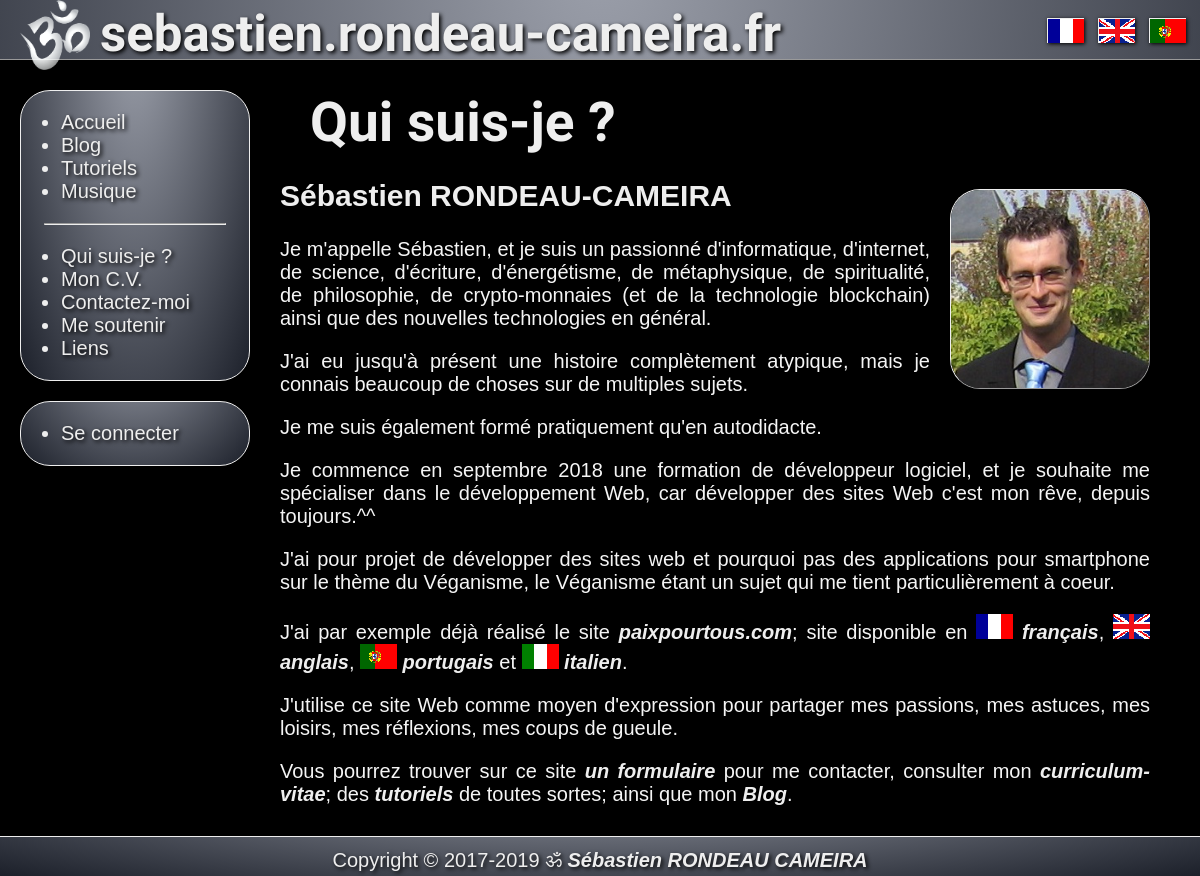
Page /?page=about on the committed database.
### tables this page shows
CREATE TABLE IF NOT EXISTS `pages_fr` (
`page_id` int(11) NOT NULL,
  `page_slug` varchar(11) NOT NULL,
  `page_title` varchar(50) NOT NULL,
  `page_content` longtext NOT NULL
);

### public_html/index.php (called while the page is built, shortened)
<?php
    require 'includes/inc_gestion_lang.php';
    if (!empty($_GET['page'])) {
        $slug = $_GET['page'];
    }
    else {
        $slug = "home";
        $og_type = "website";
    }
    $pages = new Pages();
    if($lang == 'fr') {
        $page = $pages->findFr($slug);
    } elseif($lang == 'en') {
        $page = $pages->findEn($slug);
    } elseif($lang == 'pt') {
        $page = $pages->findPt($slug);
    }
    $title = $page['page_title'];
    $text = $page['page_content'];
    require 'includes/inc_head.php';
    require 'includes/inc_header.php';
    require 'includes/inc_page_'.$slug.'.php';
    require 'includes/inc_footer.php';

### public_html/App/Db.php (called while the page is built, shortened)
<?php
abstract class Db
{
    protected static $_instance = null;
    public static function getInstance()
    {
        if(self::$_instance === null)
        {
            self::$_instance = new PDO
            (
                'mysql:host=localhost;dbname=sebastien;charset=utf8',
                'sebastien',
                '6spCeWFu8smHKY51',
                [
                    PDO::ATTR_ERRMODE => PDO::ERRMODE_EXCEPTION,
                    PDO::ATTR_DEFAULT_FETCH_MODE => PDO::FETCH_ASSOC
                ]
            );
        }
        return self::$_instance;
    }
    public function __construct()
    {
        $this->pdo = Db::getInstance();
    }
}

### public_html/App/Classes/Pages.php (called while the page is built, shortened)
<?php
class Pages extends Db
{
    public function findFr(string $slug)
    {
        $sql = "SELECT
        `page_id`,
        `page_slug`,
        `page_title`,
        `page_content`
        FROM `pages_fr`
        WHERE `page_slug` = :page_slug";
        $stmt = $this->pdo->prepare($sql);
        $stmt->bindValue(
            ':page_slug',
            $slug
        );
        if($stmt->execute())
        {
            $result = $stmt->fetch();
        }
        return $result;
    }
}

### public_html/includes/inc_page_about.php (the view)
        <article>
            <div class="title"><?php echo $title; ?></div>
            <div class="article">
<?php echo $text; ?>
            </div>
        </article>

### public_html/css/style.css (style rules this page uses)
:root { --blue: #3c3d76; --dark: #000000; --light: #eeeeee; --font-title: 'Tangerine', serif; --font-default: "Trebuchet MS", "Arial", "Lucida grande", "Bitstream Charter", "Liberation sans", "FreeSans", sans-serif; }
* { box-sizing: border-box; }
a, a:visited { color: var(--light); text-decoration: none; text-shadow: 2px 2px 4px var(--dark); }
article { float: left; padding: 20px; margin-left: 260px; margin-right: 30px; }
body { margin: 0 auto; padding-top: 70px; background-repeat: no-repeat; background-attachment: fixed; background-position: top; background-size: 100%; background-color: var(--dark); font-family: var(--font-default); }
h2 { color: var(--light); }
.article { margin-bottom: 50px; color: whitesmoke; font-size: 20px; text-align: justify; text-shadow: 2px 2px 4px var(--dark); }
.article a, .article a:visited { color: var(--light); font-weight: bold; font-style: italic; font-size: 20px; }
.title { text-align: left; margin-left: 30px; color: var(--light); font-family: var(--font-title); font-size: 55px; font-weight: bold; text-shadow: 2px 2px 4px var(--dark); }
.qrcode { float: right; margin-top: 10px; margin-left: 20px; }
.qrcode img { width: 200px; height: 200px; border-radius: 30px; border: 1px solid; box-shadow: 5px 5px 7px var(--dark); border-style: outset; border-color: var(--light); }

### rows in the picture
pages_fr: page_title "Qui suis-je ?", page_content (picture), page_content "Sébastien RONDEAU-CAMEIRA Je m'appelle Sébastien, et je suis un passionné d'informatique, d'internet, de science, d'écriture, d'énergétisme, de métaphysique, de spiritualité, de philosophie, de crypto-monnaies (et de la technologie blockchain) ainsi que des nouvelles technologies en général. J'ai eu jusqu'à présent une histoire complètement atypique, mais je connais beaucoup de choses sur de multiples sujets. Je me suis également formé pratiquement qu'en autodidacte. Je commence en septembre 2018 une formation de développeur logiciel, et je souhaite me spécialiser dans le développement Web, car développer des sites Web c'est mon rêve, depuis toujours.^^ J'ai pour projet de développer des…"
